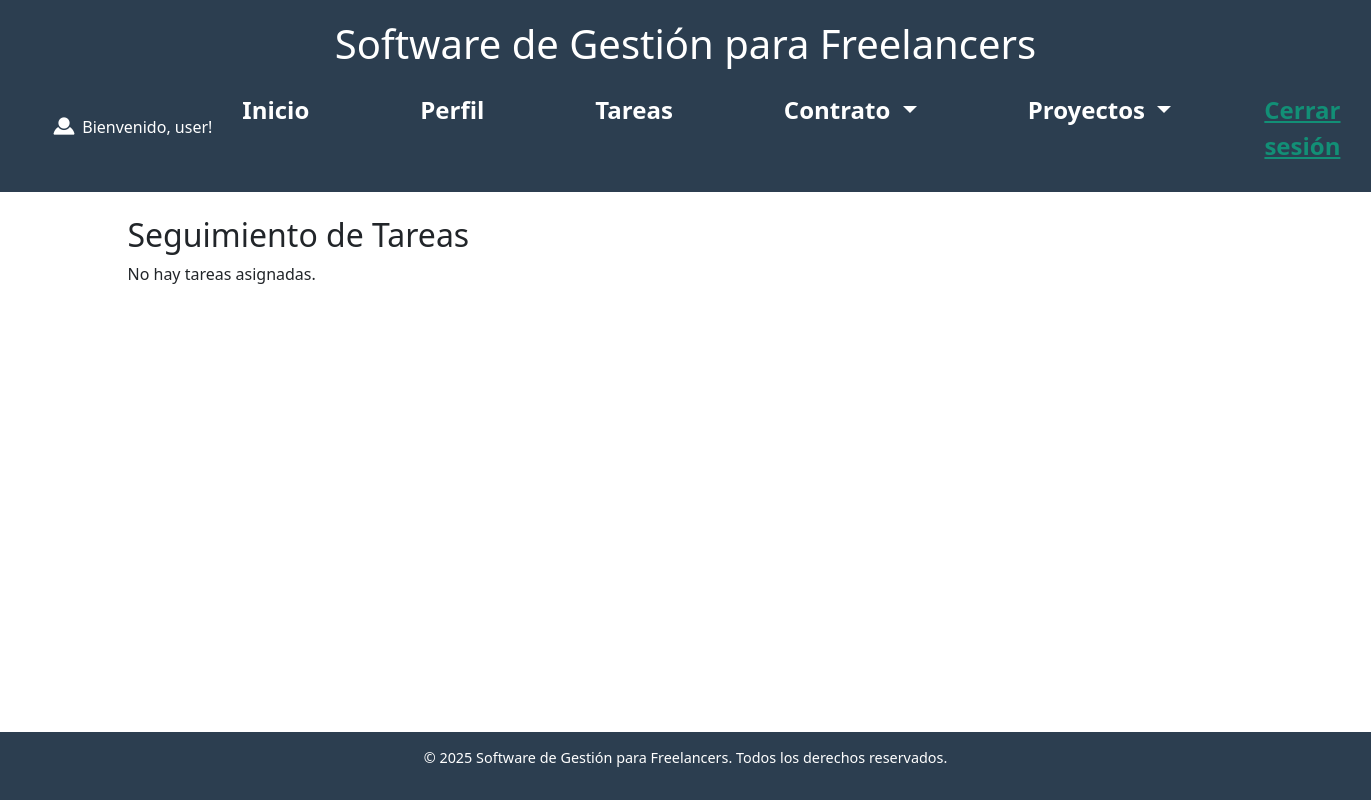
Before: /tareas/ (signed in) with the older database file.
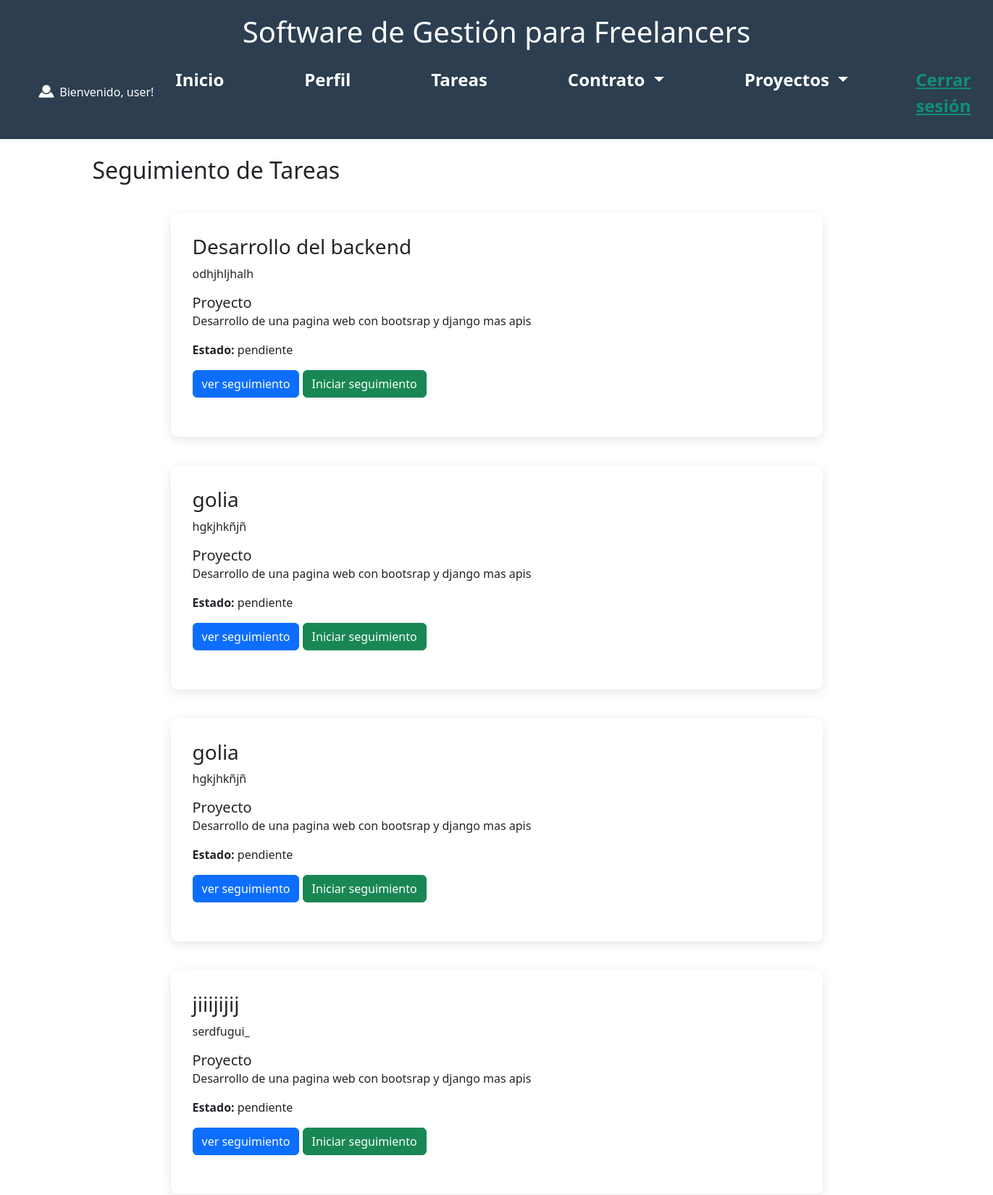
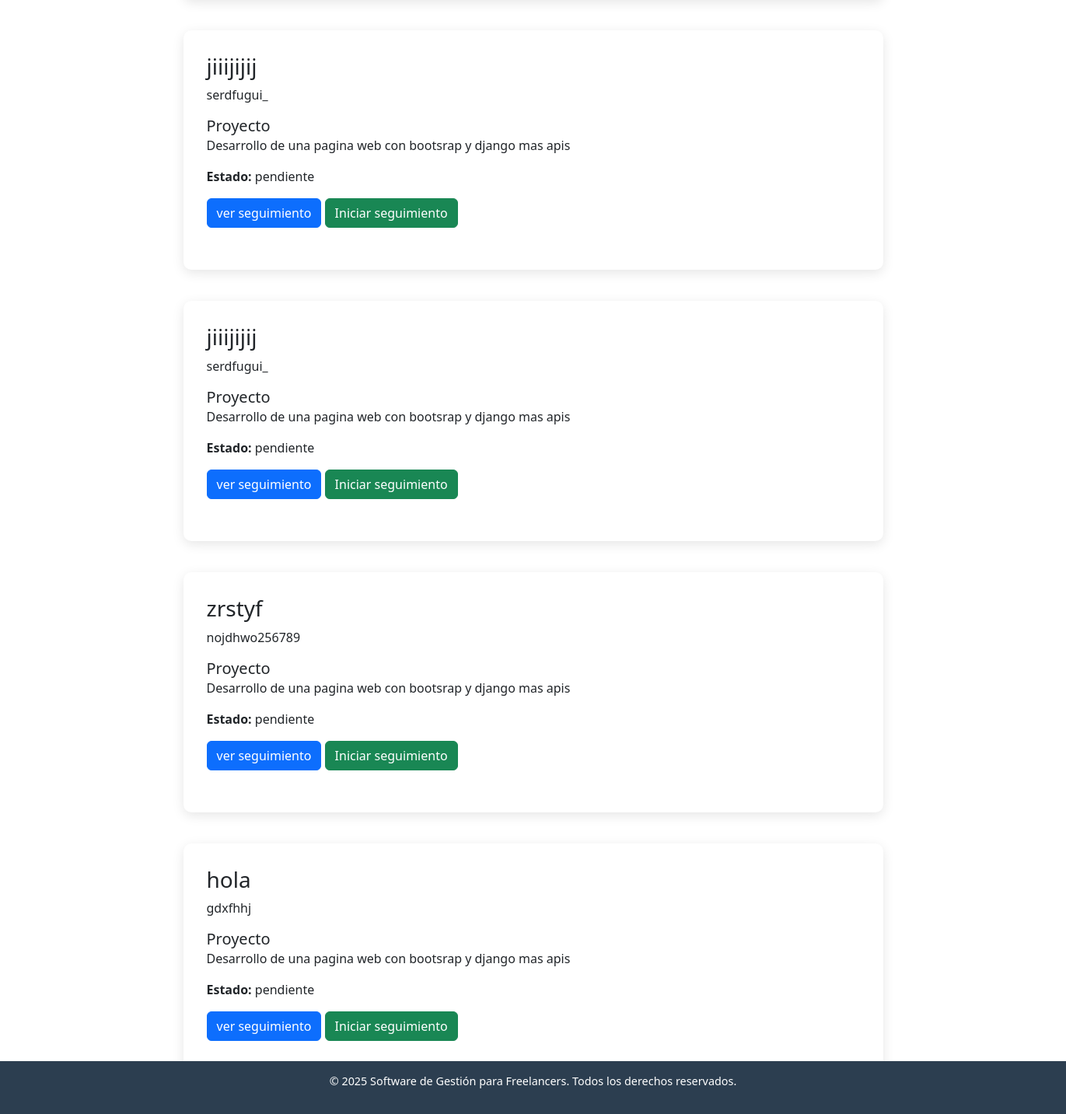
After: the same page with the newer database file (2 pictures, top to bottom).
### gestion/models.py (models this page shows, shortened)
class CustomUser(AbstractUser):
    id_usuario = models.AutoField(primary_key=True)
    nombre = models.CharField(max_length=100)
    correo = models.EmailField(unique=True, max_length=100)
    imagen = models.ImageField(upload_to='perfiles/', default='perfiles/default.png')
    fecha_creacion = models.DateTimeField(auto_now_add=True)

class Tarea(models.Model):
    ESTADOS = [
        ('pendiente', 'Pendiente'),
        ('en progreso', 'En Progreso'),
        ('completada', 'Completada')
    ]
    id_tarea = models.AutoField(primary_key=True)
    id_proyecto = models.ForeignKey(Proyecto, on_delete=models.CASCADE, related_name='tareas')
    nombre = models.CharField(max_length=100)
    descripcion = models.TextField(blank=True, null=True)
    estado = models.CharField(max_length=15, choices=ESTADOS, default='pendiente')
    fecha_creacion = models.DateTimeField(auto_now_add=True)

class Proyecto(models.Model):
    id_proyecto = models.AutoField(primary_key=True)
    id_usuario = models.ForeignKey(CustomUser, on_delete=models.CASCADE, related_name='proyectos')
    nombre = models.CharField(max_length=100)
    descripcion = models.TextField(blank=True, null=True)
    fecha_inicio = models.DateField()
    fecha_fin = models.DateField()
    fecha_creacion = models.DateTimeField(auto_now_add=True)

### gestion/views.py (the view)
# urls.py: path('tareas/', views.seguimiento_tareas, name='seguimiento_tareas'),
def seguimiento_tareas(request):
    tareas = Tarea.objects.filter(id_proyecto__id_usuario=request.user)
    return render(request, 'seguimiento_tareas.html', {'tareas': tareas})

### templates/seguimiento_tareas.html (shortened to what this page needs)
{% extends 'base.html' %}
{% load static %}
{% block content %}
  <h2>Seguimiento de Tareas</h2>
  {% for tarea in tareas %}
    <section id="contrato" style="text-align:left;">
        <h3>{{ tarea.nombre }}</h3>
        <p>{{ tarea.descripcion }}</p>
        <h5 style="display: inline; ">Proyecto</h5> <p>{{tarea.id_proyecto.nombre}}</p>
        <p><strong>Estado:</strong> {{ tarea.estado }}</p>
          <form action="{% url 'detalle_tarea' tarea.id_tarea %}" method="post" style="display:inline;">
                <button type="submit" class="btn btn-primary" >ver seguimiento</button>
                 </form>
          {% if seguimiento_activo %}
            <p><strong>Seguimiento en curso desde:</strong> {{ seguimiento_activo.inicio|date:"d/m/Y H:i:s" }}</p>
            <div id="cronometro-{{ tarea.id_tarea }}" style="font-size: 1.5rem; font-weight: bold;">00:00:00</div>
                      <a href="{% url 'detener_seguimiento' seguimiento_activo.id_tiempo %}" class="btn btn-warning mt-2">Detener seguimiento</a>
                      <br>
                     <a href="{% url 'resetear_seguimiento' tarea.id_tarea %}" class="btn btn-secondary mt-2">Resetear seguimiento</a>
            </div>
            <script>
              (function() {
                const cronometroId = "cronometro-{{ tarea.id_tarea }}";
                const cronometro = document.getElementById(cronometroId);
                // Usamos el tiempo almacenado en la base de datos para calcular el cronómetro
                const inicio = new Date("{{ seguimiento_activo.inicio|date:'Y-m-d H:i:s' }}");
                function actualizarCronometro() {
                  const ahora = new Date();
                  const diferencia = new Date(ahora - inicio); // diferencia en ms
                  const horas = String(diferencia.getUTCHours()).padStart(2, '0');
                  const minutos = String(diferencia.getUTCMinutes()).padStart(2, '0');
                  const segundos = String(diferencia.getUTCSeconds()).padStart(2, '0');
                  cronometro.textContent = `${horas}:${minutos}:${segundos}`;
                }
                actualizarCronometro();
                setInterval(actualizarCronometro, 1000);
              })();
            </script>
          {% else %}
            <form action="{% url 'iniciar_seguimiento' tarea.id_tarea %}" method="post" style="display:inline;">
                <button type="submit" class="btn btn-success" >Iniciar seguimiento</button>
                 </form>
          {% endif %}
<br>
<br>
 </section>
  {% empty %}
    <p>No hay tareas asignadas.</p>
  {% endfor %}
{% endblock %}

### templates/base.html (shortened to what this page needs)
<!DOCTYPE html>
<html lang="es">
<head>
  {% load static %}
  <link rel="stylesheet" href="{% static 'css/styles.css'%}">
  <link href="https://cdn.jsdelivr.net/npm/bootstrap@5.3.3/dist/css/bootstrap.min.css" rel="stylesheet"
>
</head>
<body>
  <header>
    <h1>Software de Gestión para Freelancers</h1>
    <nav class="navbar navbar-expand-lg navbar-dark bg-transparent" style="background-color: #e3f2fd;">
      <div class="container-fluid">
        <a class="navbar-brand" href="{% url 'perfil'%}">
          <img class="logo horizontal-logo" style="display: inline;" src="{% static 'img/usuario.png' %}" alt=" logo">
          {% if request.user.is_authenticated %}
          <h6 style="text-align: left; display: inline;">Bienvenido, {{ request.user.username }}!</h6>
          {% endif %}
        </a>
        <div class="collapse navbar-collapse" id="navbarSupportedContent">
          <ul class="navbar-nav ml-auto">
            <li class="nav-item">
              <a class="nav-link" href="{% url 'inicio'%}">Inicio</a>
            </li>
            <li class="nav-item">
              <a class="nav-link" href="{% url 'perfil'%}">Perfil</a>
            </li>
            <li class="nav-item">
              <a class="nav-link" href="{% url 'seguimiento_tareas'%}">Tareas</a>
            </li>
            <li class="nav-item dropdown">
              <a class="nav-link dropdown-toggle" href="#" id="navbarDropdown1" role="button" data-toggle="dropdown"
                aria-haspopup="true" aria-expanded="false">
                Contrato
              </a>
            </li>
            <li class="nav-item dropdown">
              <a class="nav-link dropdown-toggle" href="#" id="navbarDropdown2" role="button" data-toggle="dropdown"
                aria-haspopup="true" aria-expanded="false">
                Proyectos
              </a>
            </li>
            <li class="mt-2">{% if request.user.is_authenticated %}
              <form action="{% url 'logout' %}" method="post" style="display: inline;" class="cerrar_sesion">
                <button type="submit"
                  style="display: inline; all: unset; cursor: pointer; text-decoration: underline;">Cerrar
                  sesión</button>
              </form>
              {%endif%}
            </li>
          </ul>
        </div>
      </div>
    </nav>
  </header>
  <div class="container mt-4">
    {% block content %}{% endblock %}
  </div>
  <footer>
    <p>&copy; 2025 Software de Gestión para Freelancers. Todos los derechos reservados.</p>
  </footer>
</body>
</html>

### static/css/styles.css (style rules this page uses)
body { font-family: 'Poppins', sans-serif; margin: 0; padding: 0; background-color: #f9f9f9; color: #333; }
header { background-color: #2C3E50; color: white; padding: 20px 40px; text-align: center; font-size: 1.5em; font-weight: bold; }
nav ul { list-style: none; padding: 0; text-align: center; margin: 0; }
nav ul li { display: inline; margin: 0 20px; }
nav ul li a { color: white; text-decoration: none; font-weight: 600; transition: color 0.3s ease; }
section { max-width: 900px; margin: 40px auto; padding: 30px; background: white; border-radius: 10px; box-shadow: 0px 4px 15px rgba(0, 0, 0, 0.1); text-align: center; }
form { display: flex; flex-direction: column; align-items: center; gap: 15px; max-width: 600px; margin: auto; }
form button { background-color: #18BC9C; color: white; border: none; padding: 10px 20px; font-size: 1em; border-radius: 5px; cursor: pointer; transition: background 0.3s ease; }
footer { background-color: #2C3E50; color: white; text-align: center; padding: 15px; position: fixed; bottom: 0; width: 100%; font-size: 0.9em; }
img { max-width: 100%; height: auto; display: block; margin: 0 auto; border-radius: 8px; max-height: 300px; }
.navbar .nav-item:not(:last-child) { margin-right: 35px; }
.dropdown-toggle::after { transition: transform 0.15s linear; }
.navbar { background-color: #204abd; padding: 15px; color: #128F76; }
.navbar .navbar-brand { font-size: 1.5rem; font-weight: bold; color: #ffffff; }
.navbar .nav-link { color: #ffffff; transition: color 0.3s ease-in-out; }
.navbar-nav { display: flex; justify-content: center; gap: 20px; width: 100%; }
.nav-item { padding: 0 10px; }
.cerrar_sesion { margin-top: 30px; }

Changed rows visible on the page:
added Tarea: nombre "Desarrollo del backend", descripcion "odhjhljhalh", id_proyecto.nombre "Desarrollo de una pagina web con bootsrap y django mas apis", estado "pendiente"
added Tarea: nombre "golia", descripcion "hgkjhkñjñ", id_proyecto.nombre "Desarrollo de una pagina web con bootsrap y django mas apis", estado "pendiente"
added Tarea: nombre "golia", descripcion "hgkjhkñjñ", id_proyecto.nombre "Desarrollo de una pagina web con bootsrap y django mas apis", estado "pendiente"
added Tarea: nombre "jiiijijij", descripcion "serdfugui_", id_proyecto.nombre "Desarrollo de una pagina web con bootsrap y django mas apis", estado "pendiente"
added Tarea: nombre "jiiijijij", descripcion "serdfugui_", id_proyecto.nombre "Desarrollo de una pagina web con bootsrap y django mas apis", estado "pendiente"
added Tarea: nombre "jiiijijij", descripcion "serdfugui_", id_proyecto.nombre "Desarrollo de una pagina web con bootsrap y django mas apis", estado "pendiente"
added Tarea: nombre "zrstyf", descripcion "nojdhwo256789", id_proyecto.nombre "Desarrollo de una pagina web con bootsrap y django mas apis", estado "pendiente"
added Tarea: nombre "hola", descripcion "gdxfhhj", id_proyecto.nombre "Desarrollo de una pagina web con bootsrap y django mas apis", estado "pendiente"
Other visible differences:
text no longer shown: "No hay tareas asignadas."
